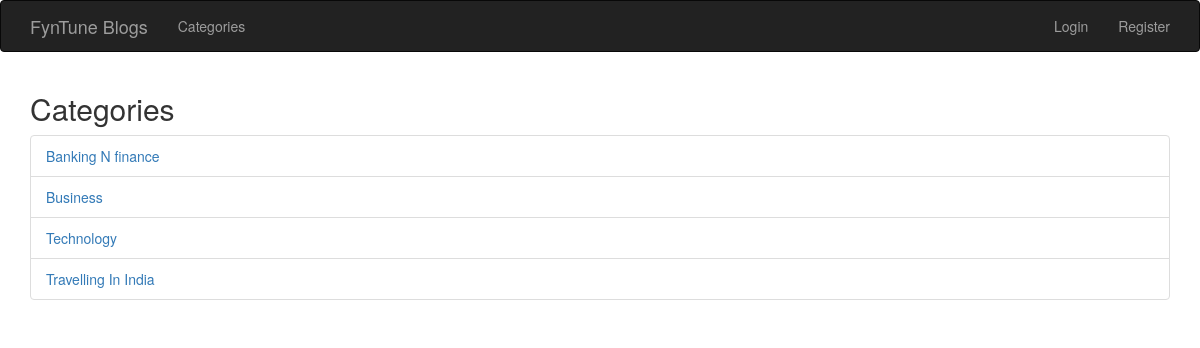
Page /index.php/categories on the committed database.
### tables this page shows
CREATE TABLE `categories` (
  `id` int(11) NOT NULL,
  `user_id` int(11) NOT NULL,
  `name` varchar(255) NOT NULL,
  `created_at` timestamp NOT NULL DEFAULT current_timestamp()
);

### application/controllers/Categories.php (called while the page is built, shortened)
<?php
	class Categories extends CI_Controller{
		public function index(){
			$data['title'] = 'Categories';
			$data['categories'] = $this->category_model->get_categories();
			$this->load->view('templates/header');
			$this->load->view('categories/index', $data);
			$this->load->view('templates/footer');
		}
	}

### index.php (called while the page is built, shortened)
<?php
require_once BASEPATH.'core/CodeIgniter.php';

### application/models/Category_model.php (called while the page is built, shortened)
<?php
	class Category_model extends CI_Model{
		public function get_categories(){
			$this->db->order_by('name');
			$query = $this->db->get('categories');
			return $query->result_array();
		}
	}

### application/views/categories/index.php (the view, shortened to what this page needs)
<h2><?= $title; ?></h2>
<ul class="list-group">
<?php foreach($categories as $category) : ?>
	<li class="list-group-item"><a href="<?php echo site_url('/categories/posts/'.$category['id']); ?>"><?php echo $category['name']; ?></a>
	</li>
<?php endforeach; ?>
</ul>

### rows in the picture
categories: name "Banking N finance"
categories: name "Business"
categories: name "Technology"
categories: name "Travelling In India"

### other values in the picture
$title "Categories"
